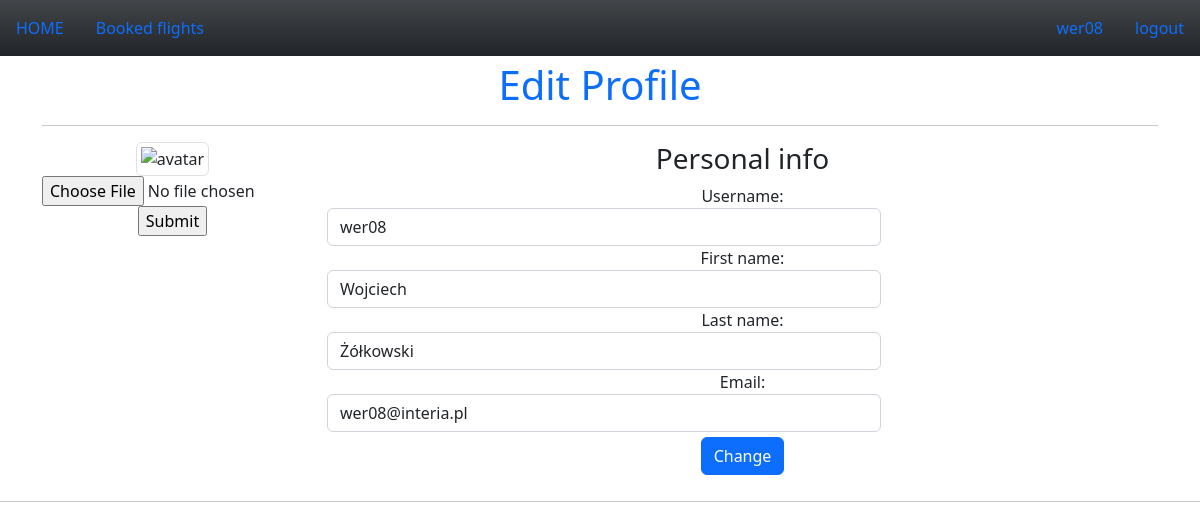
Before: /profil (signed in) with the older database file.
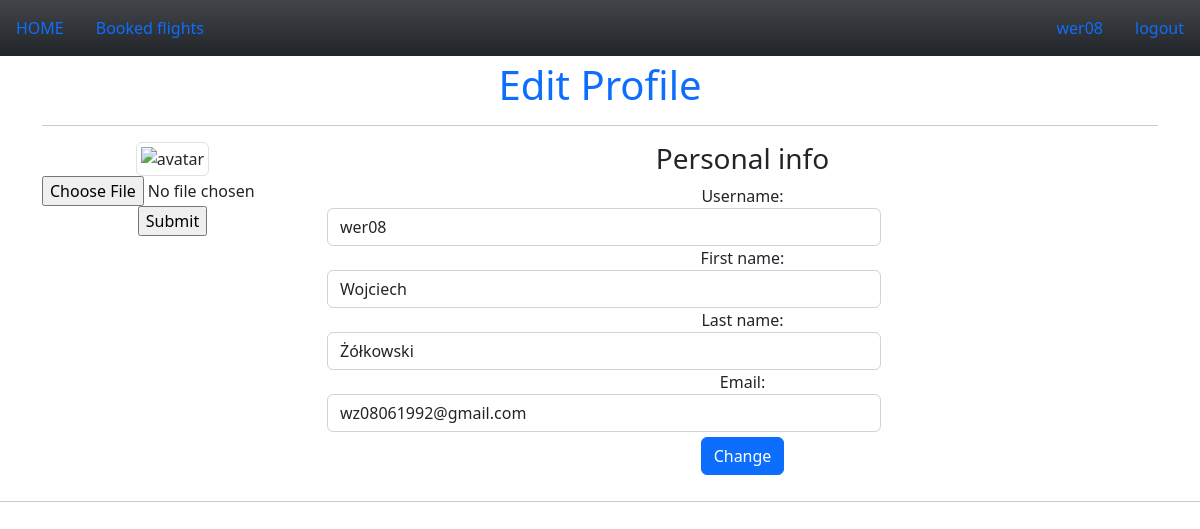
After: the same page with the newer database file.
### tables this page shows
CREATE TABLE users (
	id INTEGER NOT NULL, 
	username VARCHAR(200) NOT NULL, 
	name VARCHAR(200) NOT NULL, 
	surname VARCHAR(200) NOT NULL, 
	email VARCHAR(200) NOT NULL, 
	hashed_password VARCHAR(200) NOT NULL, 
	date_added DATETIME, picture, 
	PRIMARY KEY (id), 
	UNIQUE (email)
);

### app.py (the view, shortened to what this page needs)
@app.route("/profil",methods=["GET","POST"])
def profil():
    if request.method == "GET":
        users= db.execute("SELECT * FROM users WHERE username = ?",(session["name"],))
        con.commit()
        user = users.fetchone()
        username = user[1]
        name = user[2]
        surname = user[3]
        email = user[4]
        return render_template("profil.html",username=username,name=name,surname=surname,email=email,picture=session["picture"])

### templates/profil.html (shortened to what this page needs)
{% extends "layout.html" %}
{% block content %}
<div class="container bootstrap snippets bootdey choice">
    <h1 class="text-primary">Edit Profile</h1>
      <hr>
	<div class="row">
      <div class="col-md-3">
        <div class="text-center">
          <img src="{{picture}}" class="avatar img-circle img-thumbnail" alt="avatar">
            <form action = "/upload" method = "POST" enctype = "multipart/form-data">
                <input type = "file" name = "file" />
                <input type = "submit"/>
            </form>
        </div>
      </div>
      <div class="col-md-9 personal-info">
        <h3>Personal info</h3>
        <form class="form-horizontal" role="form" action="/profil" method="post">
            <div class="form-group">
                <label class="col-lg-3 control-label">Username:</label>
                <div class="col-md-8">
                  <input class="form-control" type="text" name="username" value={{username}}>
                </div>
            </div>
            <div class="form-group">
            <label class="col-lg-3 control-label">First name:</label>
            <div class="col-md-8">
              <input class="form-control" type="text" name="name" value={{name}}>
            </div>
          </div>
          <div class="form-group">
            <label class="col-lg-3 control-label">Last name:</label>
            <div class="col-md-8">
              <input class="form-control" type="text" name="surname" value={{surname}}>
            </div>
          </div>
          <div class="form-group">
            <label class="col-lg-3 control-label">Email:</label>
            <div class="col-md-8">
              <input class="form-control" type="email" name="email" value={{email}}>
            </div>
          </div>
          <button type="submit" class="btn btn-primary" style="margin:5px">Change</button>
        </form>
      </div>
  </div>
</div>
<hr>
{% endblock %}

### templates/layout.html (shortened to what this page needs)
<!doctype html>
<html lang="en">
  <head>
    <link rel="stylesheet" href="/static/style.css">
    <link href="https://cdn.jsdelivr.net/npm/bootstrap@5.2.0/dist/css/bootstrap.min.css" rel="stylesheet">
  </head>
  <body class = "text-center bg-image"
        style="background-image: url('https://www.familyvacationcritic.com/wp-content/uploads/sites/19/2018/11/bigstock-Family-on-beautiful-Anse-Solei-379327741-scaled.jpg');
                height: 100vh;">
    <nav class="navbar navbar-default bg-dark bg-gradient">
      <div>
        <ul class="nav">
          {% if not session.name %}
          <li class="nav-item">
            <a class="nav-link active" aria-current="page" href="/" class="link-light">HOME</a>
          </li>
          {% else %}
          <li class="nav-item">
            <a class="nav-link active" aria-current="page" href="/" class="link-light">HOME</a>
          </li>
          <li class="nav-item">
            <a class="nav-link active" aria-current="page" href="/bought" class="link-light">Booked flights</a>
          </li>
          {% endif %}
        </ul>
      </div>
      <div>
        <ul class="nav justify-content-end">
          {% if not session.name %}
          <li class="nav-item" my-2 my-sm-0>
            <a class="nav-link" href="/login" class="link-light">Log in</a>
          </li>
          <li class="nav-item" my-2 my-sm-0>
            <a class="nav-link" href="/register" class="link-light">Register</a>
          </li>
          {% else %}
          <li class="nav-item" me-auto my-2 my-sm-0>
            <a class="nav-link" href="/profil" class="link-light">{{ session.name }}</a>
          </li>
          <li class="nav-item" me-auto my-2 my-sm-0>
            <a class="nav-link" href="/logout" class="link-light">logout</a>
          </li>
          {% endif %}
        </ul>
      </div>
    </nav>
   {% block content %}{% endblock %}
  </body>
</html>

Changed rows visible on the page:
changed users "wer08": email "wer08@interia.pl" → "wz08061992@gmail.com"
